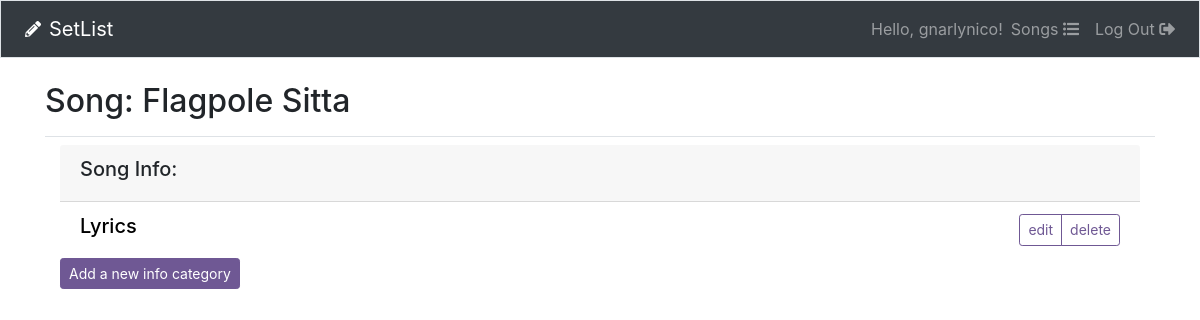
The app's page /songs/9/ (signed in), older data.
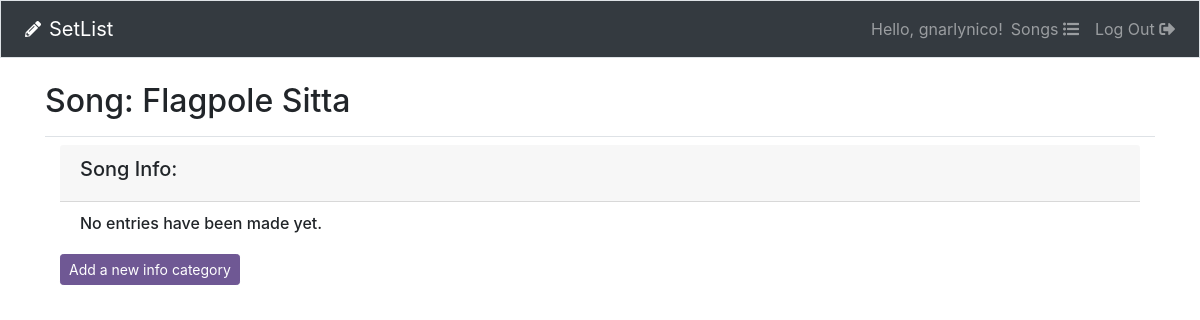
The same page, newer data.
### setlist/models.py (models this page shows)
class Song(models.Model):
    text = models.CharField(max_length=200)
    owner = models.ForeignKey(User, on_delete=models.CASCADE)
    def __str__(self):
        return self.text

class Entry(models.Model):
    song = models.ForeignKey(Song, on_delete=models.CASCADE)
    text = models.CharField(max_length=200)
    class Meta:
        verbose_name_plural = 'entries'
    def __str__(self):
        return self.text

### setlist/views.py (the view)
# urls.py: path('songs/<int:song_id>/', views.song, name='song'),
@login_required
def song(request, song_id):
    song = Song.objects.get(id=song_id)
    if song.owner != request.user:
        raise Http404
    entries = song.entry_set.all()
    context = {'song': song, 'entries': entries}
    return render(request, 'setlist/song.html', context)

### setlist/templates/setlist/song.html
{% extends 'setlist/base.html' %}
{% block page_header %}
  <h2>Song: {{ song }}</h2>
{% endblock page_header %}
{% block content %}
  <div class="container">
    <div class="card-header"><h5>Song Info:</h5>
    </div>
  <ul class="list-group list-group-flush">
  {% for entry in entries %}
    <li class="list-group-item d-flex justify-content-between
      align-left"><h5>
      <a style="color:#000000;"
        href="{% url 'setlist:entry' song.id entry.id %}">{{ entry }}</h5></a>
      <div class="btn-group">
        <a class="btn btn-sm btn-outline-warning" style="border-color:#6F5894;
          color:#6F5894;"
          href="{% url 'setlist:edit_entry' song.id entry.id %}">
          edit</a></small>
        <a class="btn btn-sm btn-outline-danger" style="border-color:#6F5894;
          color:#6F5894;"
          href="{% url 'setlist:delete_entry' song.id entry.id %}">delete
          </a></small>
      </div>
    </li>
  {% empty %}
    <li class="list-group-item"><h6>No entries have been made yet.</h6></li>
  {% endfor %}
  </ul>
  <a class="btn btn-sm btn-primary" style="background-color:#6F5894;
    border-color:#6F5894;"
    href="{% url 'setlist:new_entry' song.id %}">Add a new info category
    </a>
  </div>
{% endblock content %}

### setlist/templates/setlist/base.html (shortened to what this page needs)
{% load bootstrap4 %}
<!doctype html>
<html lang="en">
<head>
  {% bootstrap_css %}
  <link rel="stylesheet"
    href="https://use.fontawesome.com/releases/v5.7.0/css/all.css"
    integrity=
    "sha384-lZN37f5QGtY3VHgisS14W3ExzMWZxybE1SJSEsQp9S+oqd12jhcu+A56Ebc1zFSJ"
>
</head>
<body>
  <nav class="navbar navbar-expand-md navbar-dark bg-dark mb-4 border">
    <i class="fas fa-pencil-alt px-2" style="color:white"></i>
    <a class="navbar-brand" href="{% url 'setlist:index' %}">
      SetList
    </a>
    <div class="collapse navbar-collapse" id= "navbarCollapse">
      <ul class="navbar-nav ml-auto">
        {% if user.is_authenticated %}
          <li class="nav-item">
            <span class="navbar-text">
              Hello, {{ user.username }}!</span>
          </li>
          <li class="nav-item">
          <a class="nav-link" href="{% url 'setlist:songs' %}">
              Songs <i class="fas fa-list-ul" style="color:lt-grey">
              </i></a></li>
          <li class="nav-item">
            <a class="nav-link" href="{% url 'users:logout' %}">Log Out
            <i class="fas fa-sign-out-alt" style="color:lt-grey"></i></a>
          </li>
        {% endif %}
      </ul>
    </div>
  </nav>
  <main role="main" class="container">
    <div class="pb-2 mb-2 border-bottom">
      {% block page_header %}{% endblock page_header %}
    </div>
    <div>
      {% block content %}{% endblock content %}
    </div>
  </main>
</body>
</html>

Row changes from the older to the newer data that the page shows:
removed Entry: text "Lyrics"
Text that changed along with them:
text now shown: "No entries have been made yet."
